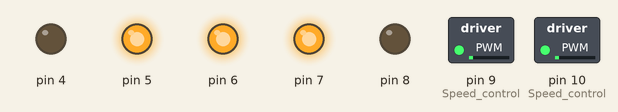
Recording of a sketch running on a simulated Arduino Uno, built with avr-gcc and run on an emulated ATmega328P. Shown: switched loads named in the sketch (green lamp = pin HIGH), output pins drawn as LEDs (lit = HIGH).

Above: at 0.05 s.
At 5.95 s:
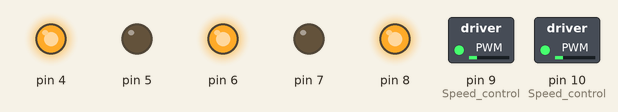
Timing chart, 0 to 7.8 s (numbered marks = the images above):
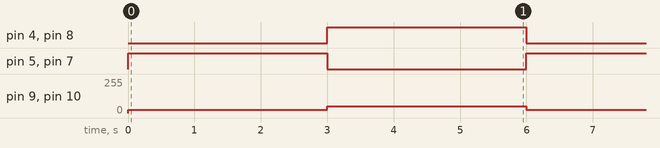

Measured:
- by itself, pin 4, pin 5, pin 7, pin 8: alternates HIGH for 3.0 s and LOW for 3.0 s
- by itself, pin 9 (Speed_control), pin 10 (Speed_control): alternates 50/255 for 3.0 s and 25/255 for 3.0 s

The sketch:

elecrow_shield_test.ino
```cpp
//testing use of DC motors with the elecrow 2 channel H-bridge
#include <Arduino.h>

void setup() {
 // Motor_1 controll pin initiate;
 pinMode(4, OUTPUT);
 pinMode(5, OUTPUT);
 pinMode(9, OUTPUT); // Speed control

 // Motor_2 controll pin initiate;
 pinMode(7, OUTPUT);
 pinMode(8, OUTPUT);
 pinMode(10, OUTPUT);  // Speed control

 //Enable the Motor Shield output;
 pinMode(6, OUTPUT);
 digitalWrite(6, HIGH);
}
void loop() {

   analogWrite(9,25);    // set the motor_1 speed ;
   digitalWrite(4, LOW);
   digitalWrite(5, HIGH);  // Set the rotation of motor_1

   analogWrite(10,25);    // set the motor_2 speed ;
   digitalWrite(7, HIGH);
   digitalWrite(8, LOW);  // Set the rotation of motor_1

  delay(3000);               // wait for a 5 seconds
  // And we change the motor speed and  rotation direction
    analogWrite(9, 50);    // set the motor_1 speed to 100 ;
   digitalWrite(4, HIGH);
   digitalWrite(5, LOW);  // Set the rotation of motor_1

   analogWrite(10,50);    // set the motor_2 speed to 150
   digitalWrite(7, LOW);
   digitalWrite(8, HIGH);  // Set the rotation of motor_1
   delay(3000);               // wait for a 5 seconds
}
```
